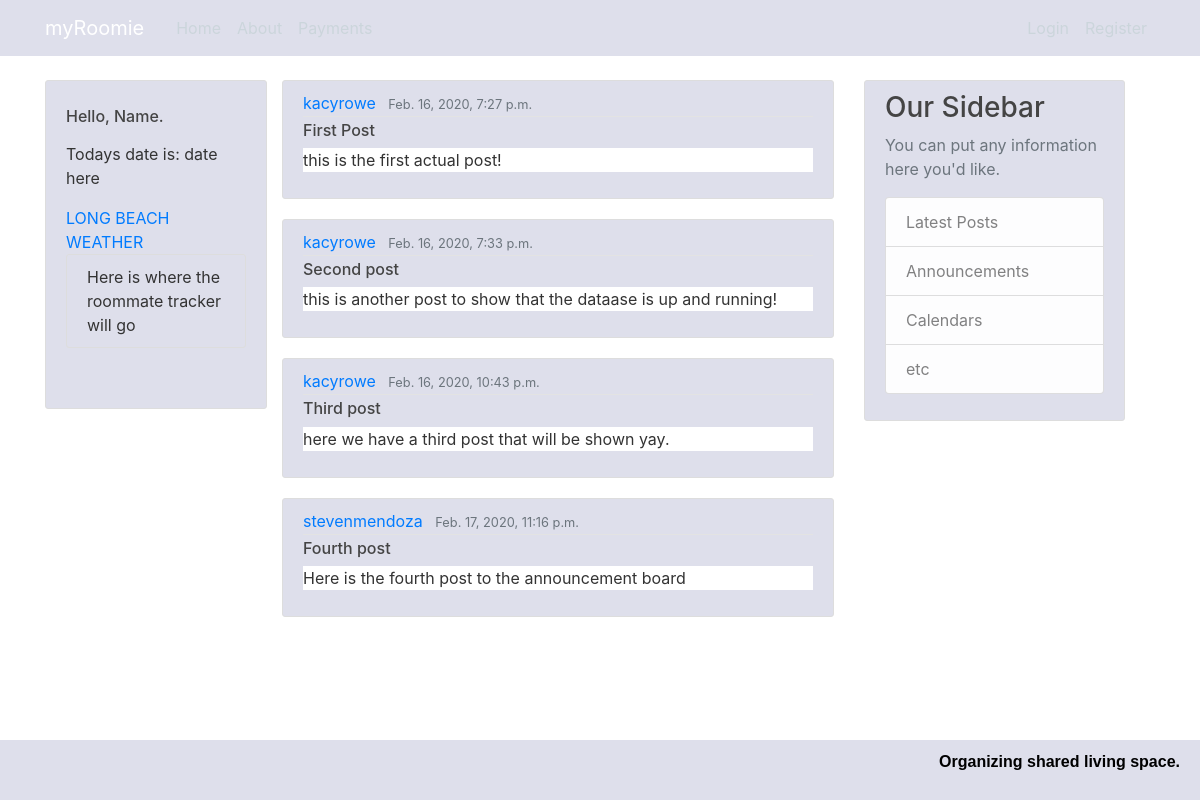
The page / on the database its author committed.
### main/models.py (models this page shows, shortened)
class Post(models.Model):
    title = models.CharField(max_length=100)
    content = models.TextField() ## unrestricted text because posts can be quite long
    date_posted = models.DateTimeField(default=timezone.now)
    author = models.ForeignKey(User, on_delete=models.CASCADE) ## (argument)if user gets deleted, delete their post

### main/views.py (the view)
# urls.py: path('', views.home, name='main-home'),
def home(request):
    context = {
        'posts': Post.objects.all()
    }
    return render(request, 'main/home.html', context)

### main/templates/main/home.html (shortened to what this page needs)
  <div class="container">
  <div class="weather">
    <p><h2>Hello, Name.</p></h2>
    <p>Todays date is: date here</p>
    <a class="weatherwidget-io" href="https://forecast7.com/en/33d77n118d19/long-beach/?unit=us" data-label_1="LONG BEACH" data-label_2="WEATHER" data-mode="Current" data-days="3" data-theme="pure" >LONG BEACH WEATHER</a>
  <div class="roommate-tracker">
    Here is where the roommate tracker will go
  </div>
  </div>
{% extends "main/base.html" %}
{% block content %}
    {% for post in posts %}
        <article class="media content-section">
          <div class="media-body">
            <div class="article-metadata">
              <a class="mr-2" href="#">{{ post.author }}</a>
              <small class="text-muted">{{ post.date_posted }}</small>
            </div>
            <h2><a class="article-title" href="#">{{ post.title }}</a></h2>
            <p class="article-content">{{ post.content }}</p>
          </div>
        </article>
    {% endfor %}
{% endblock content %}

### main/static/main/main.css (style rules this page uses)
body { background-image: url("https://static.vecteezy.com/system/resources/previews/000/134/509/original/free-vector-livingroom.jpg"); background-size: 75%; background-blend-mode: darken; color: #333333; margin-top: 5rem; }
h1, h2, h3, h4, h5, h6 { color: #444444; }
h2 { font-size: 1em; }
.content-section { background: #dedfeb; padding: 10px 20px; border: 1px solid #dddddd; border-radius: 3px; margin-bottom: 20px; }
.weather { float: left; background: #dedfeb; padding: 10px 20px; border: 1px solid #dddddd; border-radius: 3px; margin-bottom: 50px; width:20%; }
.roommate-tracker { float: left; background: #dedfeb; padding: 10px 20px; border: 1px solid #dddddd; border-radius: 3px; margin-bottom: 50px; }
.article-title { color: #444444; }
.article-content { white-space: pre-line; background: #ffff; }
.article-metadata { padding-bottom: 1px; margin-bottom: 4px; border-bottom: 1px solid #e3e3e3 }

### rows shown on the page
Post: author "kacyrowe", date_posted "Feb. 16, 2020, 7:27 p.m.", title "First Post", content "this is the first actual post!"
Post: author "kacyrowe", date_posted "Feb. 16, 2020, 7:33 p.m.", title "Second post", content "this is another post to show that the dataase is up and running!"
Post: author "kacyrowe", date_posted "Feb. 16, 2020, 10:43 p.m.", title "Third post", content "here we have a third post that will be shown yay."
Post: author "stevenmendoza", date_posted "Feb. 17, 2020, 11:16 p.m.", title "Fourth post", content "Here is the fourth post to the announcement board"
